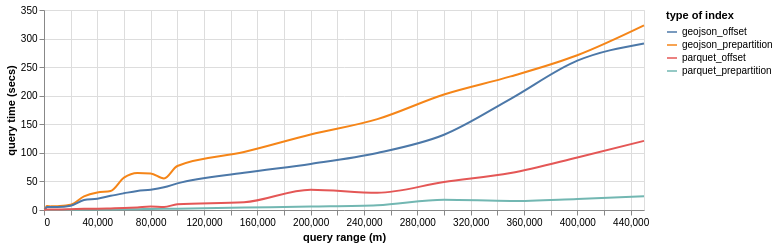

The notebook cell this image was saved under:
### Code cell
alt.Chart(sources_stack.query("depth==4")).mark_line(interpolate="monotone").encode(
    x=alt.X("radius_meter:Q").title('query range (m)'), #.scale(type="log"),
    y=alt.Y("query_time:Q").title('query time (secs)'),
    color=alt.Color("indexing:N", legend=alt.Legend(title="type of index"))
).properties(
    width=600,
    height=200
)

### Figure 1 — Vega-Lite specification as saved in the notebook (floating-point values rounded to 4 significant figures; data arrays with more than 128 entries replaced by an {"elided": "..."} marker saying what was removed)
{"config": {"view": {"continuousWidth": 300, "continuousHeight": 300}}, "data": {"name": "data-25b8b34d25ff3ec04f058d7551a85e37"}, "mark": {"type": "line", "interpolate": "monotone"}, "encoding": {"color": {"field": "indexing", "legend": {"title": "type of index"}, "type": "nominal"}, "x": {"field": "radius_meter", "title": "query range (m)", "type": "quantitative"}, "y": {"field": "query_time", "title": "query time (secs)", "type": "quantitative"}}, "height": 200, "width": 600, "$schema": "https://vega.github.io/schema/vega-lite/v5.17.0.json", "datasets": {"data-25b8b34d25ff3ec04f058d7551a85e37": {"elided": "140 records"}}}
